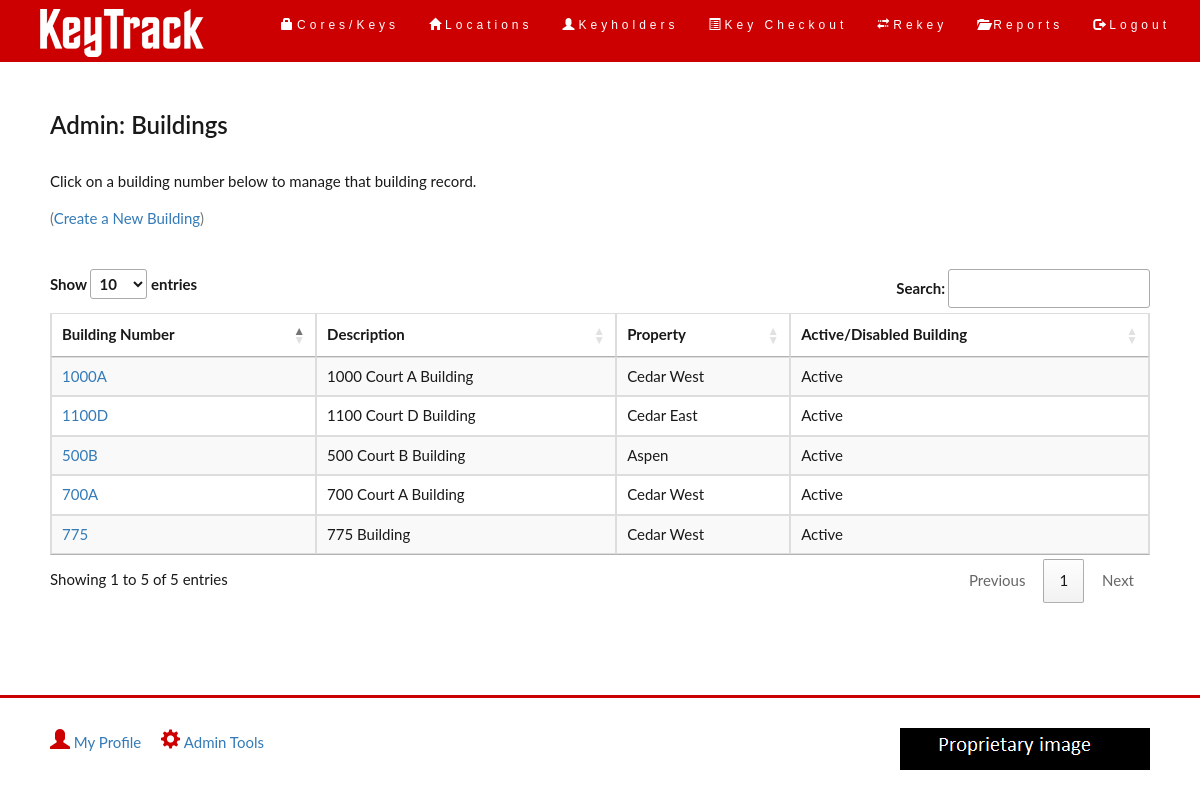
The app's page /admin_retrievebuildings.php (signed in) with its own data.
### tables this page shows
create table building (
	bldg_id int unsigned not null auto_increment primary key,
	bldg_num varchar(16) not null unique,
	bldg_desc varchar(128),
	bldg_prop varchar(32) not null,
	bldg_notes text,
	bldg_is_act tinyint default 1
)
ENGINE InnoDB;

### common/functions.php (called while the page is built, shortened)
<?php
	function selectAllBuild($conn){
		$buildings = array();
		$query = "SELECT * FROM building";
		$result = mysqli_query($conn, $query);
		$rows = $result->num_rows;
		for($j=0; $j<$rows; $j++){
			while($row = $result->fetch_array(MYSQLI_ASSOC)){
				array_push($buildings, $row);
			}
		}
		return $buildings;
	}
?>

### admin_retrievebuildings.php (the view, shortened to what this page needs)
<?php
require_once "./common/login.php";
require_once "./common/functions.php";
$conn = new mysqli($hn, $un, $pw, $db);
$buildings = selectAllBuild($conn);
require_once "./common/header.php";
?>
<div class="container-fluid">
	<div class="row">
		<div class="col-sm-12">
			<h2>Admin: Buildings</h2>
			<p>Click on a building number below to manage that building record.</p>
		</div>
	</div>
	<p class="text-left text-muted">(<a href="admin_addbuilding.php">Create a New Building</a>)</p><br>
	<div class="row">
		<div class="col-sm-12">
		<table id="buildtable" class="table table-striped table-bordered">
			<thead>
				<tr>
					<th scope="col">Building Number</th>
					<th scope="col">Description</th>
					<th scope="col">Property</th>
					<th scope="col">Active/Disabled Building</th>
				</tr>
			</thead>
			<tbody>
		<?php foreach($buildings as $row){ ?>
				<tr>
					<td>
						<a href="admin_viewbuilding.php?id=<?php echo $row['bldg_id']; ?>"><?php echo $row['bldg_num']; ?></a>
					</td>
					<td>
						<?php echo $row['bldg_desc']; ?>
					</td>
					<td>
						<?php echo $row['bldg_prop']; ?>
					</td>
					<td>
						<?php if($row['bldg_is_act'] == 1){
							echo "Active";
						}else{
							echo "Disabled";
						}
						?>
					</td>
				</tr>
		<?php } ?>
			</tbody>
		</table>
		</div>
	</div>
</div>
<?php
	require_once "./common/footer.php";
?>

### common/header.php (shortened to what this page needs)
<!DOCTYPE html>
<html>
	<head>
		<link rel="stylesheet" href="https://maxcdn.bootstrapcdn.com/bootstrap/3.3.7/css/bootstrap.min.css">
		<link rel="stylesheet" href="./css/styles.css" >
		<link rel="stylesheet" type="text/css" href="https://cdn.datatables.net/1.10.16/css/jquery.dataTables.css">
		<link rel="stylesheet" href="https://cdnjs.cloudflare.com/ajax/libs/fancybox/3.3.5/jquery.fancybox.min.css">
	</head>
	<body>
	<main class="wrapper">
	<nav class="navbar navbar-default">
	  <div class="container">
		<div class="navbar-header">
		   <div class="brand"><a href="index.php"><img class="img-fluid" src='./img/keytrackwht.png' style="width: 180px;"></img></a></div>
		</div>
		<div class="nav navbar-nav pull-right" id="myNavbar">
		  <ul class="nav navbar-nav navbar-right">
			<li><a href="landingviewkc.php"><span class="glyphicon glyphicon-lock"></span>Cores/Keys</a></li>
			<li><a href="retrievelocations.php"><span class="glyphicon glyphicon glyphicon-home"></span>Locations</a></li>
			<li><a href="retrievekeyholder.php"><span class="glyphicon glyphicon-user"></span>Keyholders</a></li>
			<li><a href="landingcheckout.php"><span class="glyphicon glyphicon-list-alt"></span>Key Checkout</a></li>
			<li><a href="landingrekey.php"><span class="glyphicon glyphicon-transfer"></span>Rekey</a></li>
			<li><a href="landingreports.php"><span class="glyphicon glyphicon-folder-open"></span>Reports</a></li>
			<?php
				if(isset($_SESSION['username'])){ ?>
					<li><a href="logout.php"><span class="glyphicon glyphicon-log-out"></span>Logout</a></li>
			<?php }else{ ?>
					<li><a href="index.php"><span class="glyphicon glyphicon-log-in"></span>Login</a></li>
			<?php } ?>
		  </ul>
		</div>
	  </div>
	</nav>

### common/footer.php
	<div class="push"></div>
	</main>
	<hr style="border-width: 3px; color:#CC0000; border-color:#CC0000;">
	<footer class="container-fluid-footer">
	<div class="row">
		<div class="col-sm-6 pull-left">
		<?php
			if(isset($_SESSION['username'])){ ?>
			<p><span class="glyphicon glyphicon-user"></span>&nbsp;<a href="myprofile.php">My Profile</a>&nbsp;&nbsp;&nbsp;&nbsp;
		<?php if($_SESSION['usertype'] == 'Admin'){ ?>
			<span class="glyphicon glyphicon-cog"></span>&nbsp;<a href="admin_tools.php">Admin Tools</a></p>
		<?php }
		} ?>
		</div>
		<div class="col-sm-3">
		</div>
		<div class="col-sm-3 pull-right">
			<img class="image-fluid" src="./img/logo.png" style="width: 250px;" align="right"></img>
		</div>
	</div>
	</footer>
	</body>
</html>

### css/styles.css (style rules this page uses)
body { font: 400 15px Lato, sans-serif; line-height: 1.8; color: #191919; }
h2 { font-size: 24px; color: #191919; font-weight: 600; margin-bottom: 30px; }
.container-fluid { padding: 30px 50px; }
.container-fluid-footer { padding: 10px 50px; }
.navbar { margin-bottom: 0; background-color: #CC0000; z-index: 9999; border: 0; font-size: 12px !important; line-height: 1.42857143 !important; letter-spacing: 4px; border-radius: 0; font-family: Montserrat, sans-serif; }
.navbar li a, .navbar .navbar-brand { color: #fff !important; }
footer .glyphicon { font-size: 20px; margin-bottom: 20px; color: #CC0000; }
html, body { height: 100%; margin: 0; }
.wrapper { min-height: 100%; margin-bottom: -125px; }
.footer, .push { height: 125px; }

### records on screen
building: bldg_num "500B", bldg_desc "500 Court B Building", bldg_prop "Aspen", bldg_is_act "Active"
building: bldg_num "1000A", bldg_desc "1000 Court A Building", bldg_prop "Cedar West", bldg_is_act "Active"
building: bldg_num "1100D", bldg_desc "1100 Court D Building", bldg_prop "Cedar East", bldg_is_act "Active"
building: bldg_num "700A", bldg_desc "700 Court A Building", bldg_prop "Cedar West", bldg_is_act "Active"
building: bldg_num "775", bldg_desc "775 Building", bldg_prop "Cedar West", bldg_is_act "Active"
